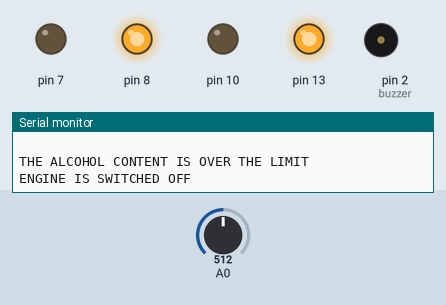
Bench run of a sketch on a simulated Arduino Uno, built with avr-gcc and run on an emulated ATmega328P. Shown: output pins drawn as LEDs (lit = HIGH), buzzer (waves = sounding), the last lines printed to the serial monitor. Inputs (shaded band) come from the test bench; at power-on: A0 = 512.

Above: at 0.91 s.
1.4 s: A0 set to 431
4.5 s: A0 set to 404
At 5.8 s:
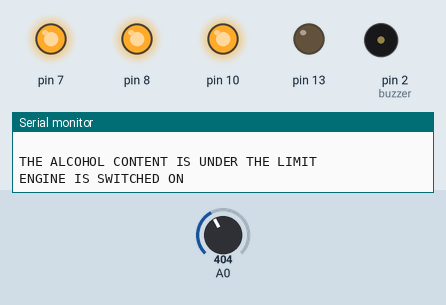
6.1 s: A0 set to 430
At 6.59 s:
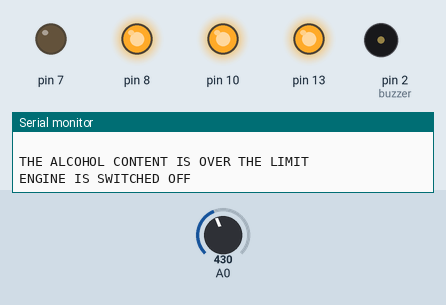
9.2 s: A0 set to 410
At 9.9 s:
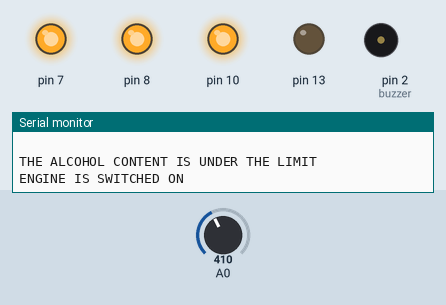
10.8 s: A0 set to 511
At 10.97 s:
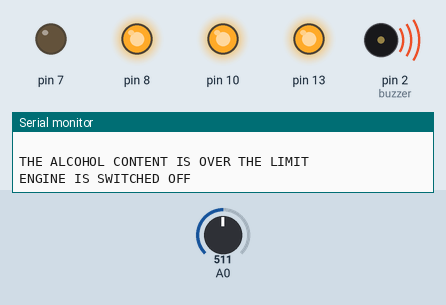
Timing chart, 0 to 14.9 s (numbered marks = the images above; inputs shaded):
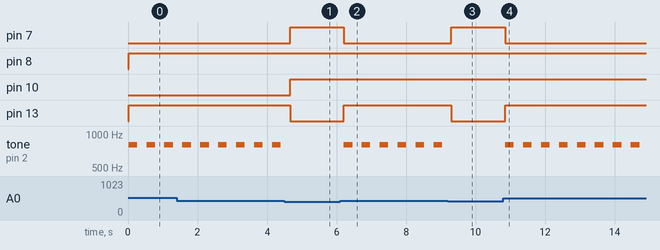

The sketch:

Alcohol_Sensor_MQ3.ino
```cpp
int limit= 420;
float alc;
const int buzzer=2;


void setup() {
  Serial.begin(9600);
  pinMode(13,OUTPUT);
  pinMode(7, OUTPUT);
  pinMode(8,OUTPUT);
  pinMode(10,OUTPUT);
  pinMode(buzzer,OUTPUT);

}

void loop() {
  alc=analogRead(A0);
  Serial.println(alc);
  float percentage=(alc/10000);
  Serial.println(percentage);
  Serial.println(' ');

  if(alc > limit)
  {
        Serial.println("THE ALCOHOL CONTENT IS OVER THE LIMIT");
          Serial.println("ENGINE IS SWITCHED OFF");
       digitalWrite(13, HIGH);
       digitalWrite(8, HIGH);
       digitalWrite(7, LOW);
       digitalWrite(6, HIGH);
       tone(buzzer, 660,250);
       tone(buzzer, 700,250);
       tone(buzzer, 800,250);

   }
   else{
      Serial.println("THE ALCOHOL CONTENT IS UNDER THE LIMIT");
      Serial.println("ENGINE IS SWITCHED ON");
      digitalWrite(13, LOW);
      digitalWrite(7,HIGH);
      digitalWrite(10,HIGH);

   }
 delay(500);
}
```

Measured:
- the behaviour switches between 421 and 420 on A0 (found by bisection; images 0 and 1)
- after the input at 4.5 s, pin 7, pin 10: LOW → HIGH after 0.16 s; pin 13: HIGH → LOW after 0.16 s; tone on pin 2 (buzzer): stops changing and stays silent
- after the input at 6.1 s, pin 7: HIGH → LOW after 0.11 s; pin 13: LOW → HIGH after 0.11 s; tone on pin 2 (buzzer): alternates 800 Hz for 0.25 s and silent for 0.27 s, starting after 0.11 s
- after the input at 9.2 s, pin 7: LOW → HIGH after 0.10 s; pin 13: HIGH → LOW after 0.10 s; tone on pin 2 (buzzer): stops changing and stays silent
- after the input at 10.8 s, pin 7: HIGH → LOW after 0.05 s; pin 13: LOW → HIGH after 0.05 s; tone on pin 2 (buzzer): alternates 800 Hz for 0.25 s and silent for 0.27 s, starting after 0.05 s
- by itself, tone on pin 2 (buzzer): alternates 800 Hz for 0.25 s and silent for 0.27 s
